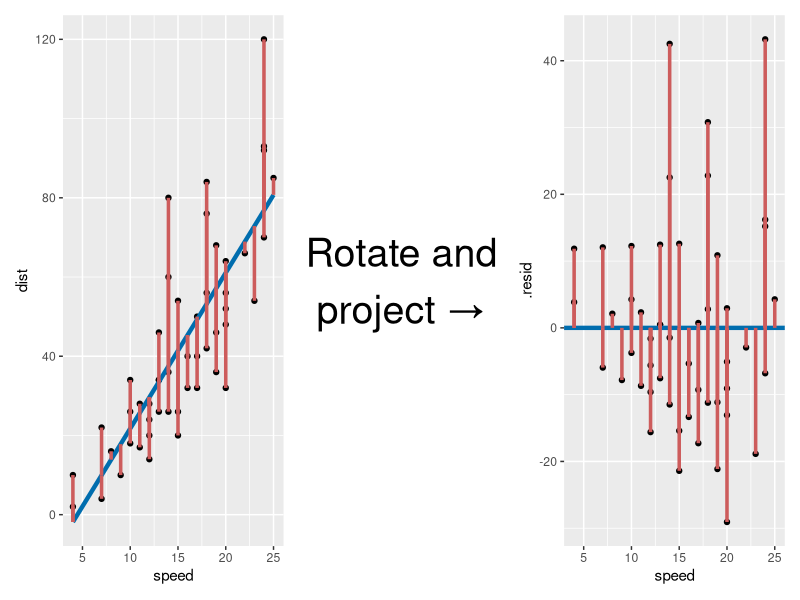
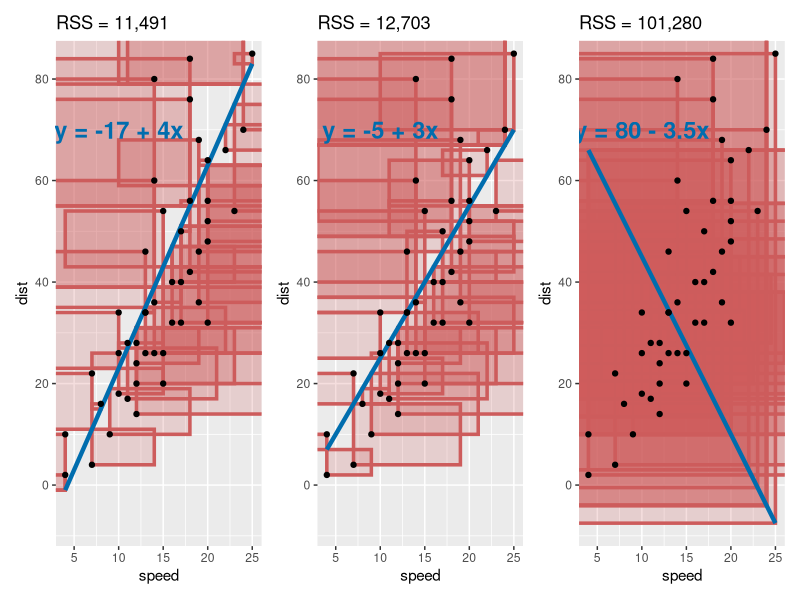
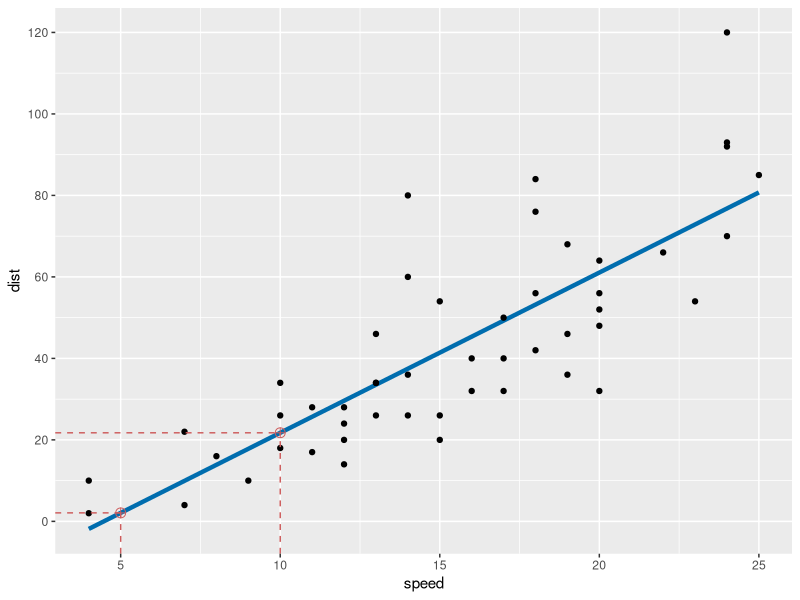
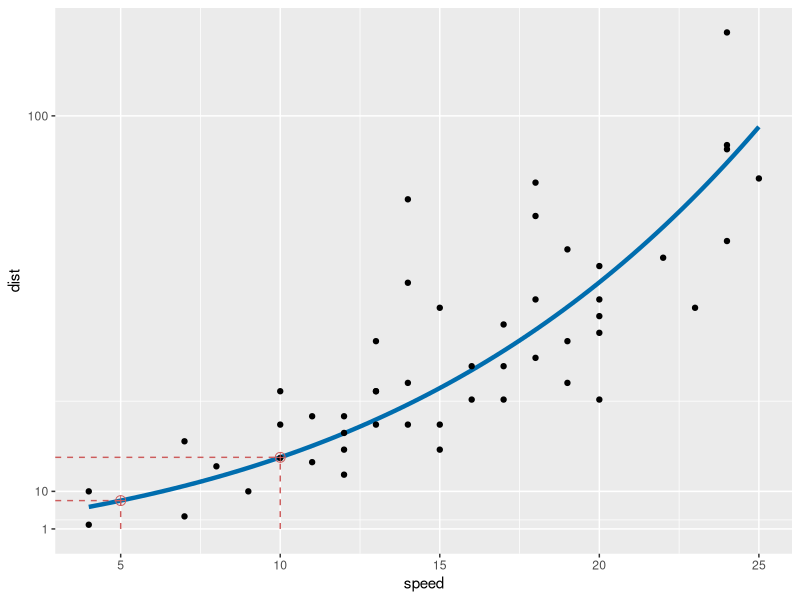

These charts were generated, in order, by the following R code:
## ---- chunk 1
knitr::opts_chunk$set(#fig.path = "images/chapter8-01/",
                      fig.align = "center",
                      fig.width = 10, 
                      fig.height = 4,
                      cache.path = "cache/",
                      cache = FALSE,
                      echo = TRUE)
library(tidyverse)
library(broom)
library(grid)
library(patchwork)
## ---- chunk 2

## ---- chunk 3
fit <- augment(lm(dist ~ speed, cars))
g1 <- ggplot(fit, aes(speed, dist)) + 
  geom_point() + 
  geom_line(aes(y = .fitted), color = "#006dae", size = 1.5) +
  geom_segment(aes(x = speed, xend = speed,
                   y = .fitted, yend = dist), 
               color = "indianred", size = 1.2)

g2 <- ggplot() + theme_void() +
  annotate("text", x = 0.5, y = 0.5, label = "Rotate and\nproject →", size = 10)

g3 <- ggplot(fit, aes(speed, .resid)) + 
  geom_point() + 
  geom_hline(yintercept = 0, color = "#006dae", size = 1.5) +
  geom_segment(aes(x = speed, xend = speed,
                   y = .resid, yend = 0), 
               color = "indianred", size = 1.2)

g1 + g2 + g3
## ---- chunk 4
df <- cars %>% 
  mutate(fit1 = -17 + 4 * speed,
         fit2 = -5 + 3 * speed,
         fit3 = 80 - 3.5 * speed)

rss_plot <- function(fit, label) {
  df %>% 
    mutate(res = dist - df[[fit]],
           ind = res > 0) %>% 
    ggplot(aes(speed, dist)) +
    geom_rect(aes(xmin = ind * (speed - abs(res)) + 
                         (1 - ind) * (speed + abs(res)), 
                  xmax = speed,
                  ymin = df[[fit]], ymax = dist), fill = "indianred",
                 color = "indianred", size = 1.2, alpha = 0.2) +
    geom_line(aes(y = df[[fit]]), color = "#006dae", size = 1.5) +
    geom_point() + 
    annotate("text", label = label, x = 10, y = 70, size = 6, color = "#006dae", fontface = "bold") +
    ggtitle(paste0("RSS = ", scales::comma(sum((df[[fit]] - df$dist)^2)))) +
    coord_cartesian(xlim = c(min(df$speed), max(df$speed)),
                    ylim = c(min(df$fit3), max(df$fit1)))
}

g1 <- rss_plot("fit1", "y = -17 + 4x")
g2 <- rss_plot("fit2", "y = -5 + 3x")
g3 <- rss_plot("fit3", "y = 80 - 3.5x")

g1 + g2 + g3
## ---- chunk 5
fit <- lm(dist ~  speed, data = cars)
## ---- chunk 6
coef(fit)
## ---- chunk 7
sigma(fit)
## ---- chunk 8
residuals(fit)
## ---- chunk 9
summary(fit)
## ---- chunk 10
broom::tidy(fit)
## ---- chunk 11
broom::glance(fit)
## ---- chunk 12
broom::augment(fit)
## ---- chunk 13
fit_transform <- lm(log10(dist) ~  sqrt(speed), data = cars)
## ---- chunk 14
coef(fit_transform)
## ---- chunk 15
predict(fit, data.frame(speed = c(5, 10)))
## ---- chunk 16
pred <- data.frame(speed = c(5, 10), dist = predict(fit, data.frame(speed = c(5, 10))))
ggplot(cars, aes(speed, dist)) +
  geom_smooth(method = lm, se = FALSE, color = "#006dae", size = 1.5, formula = y ~ x) +
  geom_point() +
  geom_point(data = pred, color = "indianred", size = 3, shape = 10) +
  scale_y_continuous(breaks = seq(0, 120, by = 20)) +
  geom_segment(data = data.frame(x = c(5, -Inf, 10, -Inf),
                                 xend = c(5, 5, 10, 10),
                                 y = c(-Inf, pred$dist[1], -Inf, pred$dist[2]),
                                 yend = c(pred$dist[1], pred$dist[1], pred$dist[2], pred$dist[2])), 
               aes(x = x, xend = xend, y = y, yend = yend),
               color = "indianred", linetype = "dashed")
  
## ---- chunk 17
predict(fit_transform, data.frame(speed = c(5, 10)))
## ---- chunk 18
10^predict(fit_transform, data.frame(speed = c(5, 10)))
## ---- chunk 19
pred <- data.frame(speed = c(5, 10), dist = 10^predict(fit_transform, data.frame(speed = c(5, 10))))
ggplot(cars, aes(speed, dist)) +
  geom_smooth(method = lm, se = FALSE, color = "#006dae", size = 1.5, formula = y ~ sqrt(x)) +
  geom_point() +
  geom_point(data = pred, color = "indianred", size = 3, shape = 10) +
  scale_y_log10() +
  geom_segment(data = data.frame(x = c(5, -Inf, 10, -Inf),
                                 xend = c(5, 5, 10, 10),
                                 y = c(1, pred$dist[1], 1, pred$dist[2]),
                                 yend = c(pred$dist[1], pred$dist[1], pred$dist[2], pred$dist[2])), 
               aes(x = x, xend = xend, y = y, yend = yend),
               color = "indianred", linetype = "dashed") +
  coord_trans(y = scales::exp_trans(10))
  
